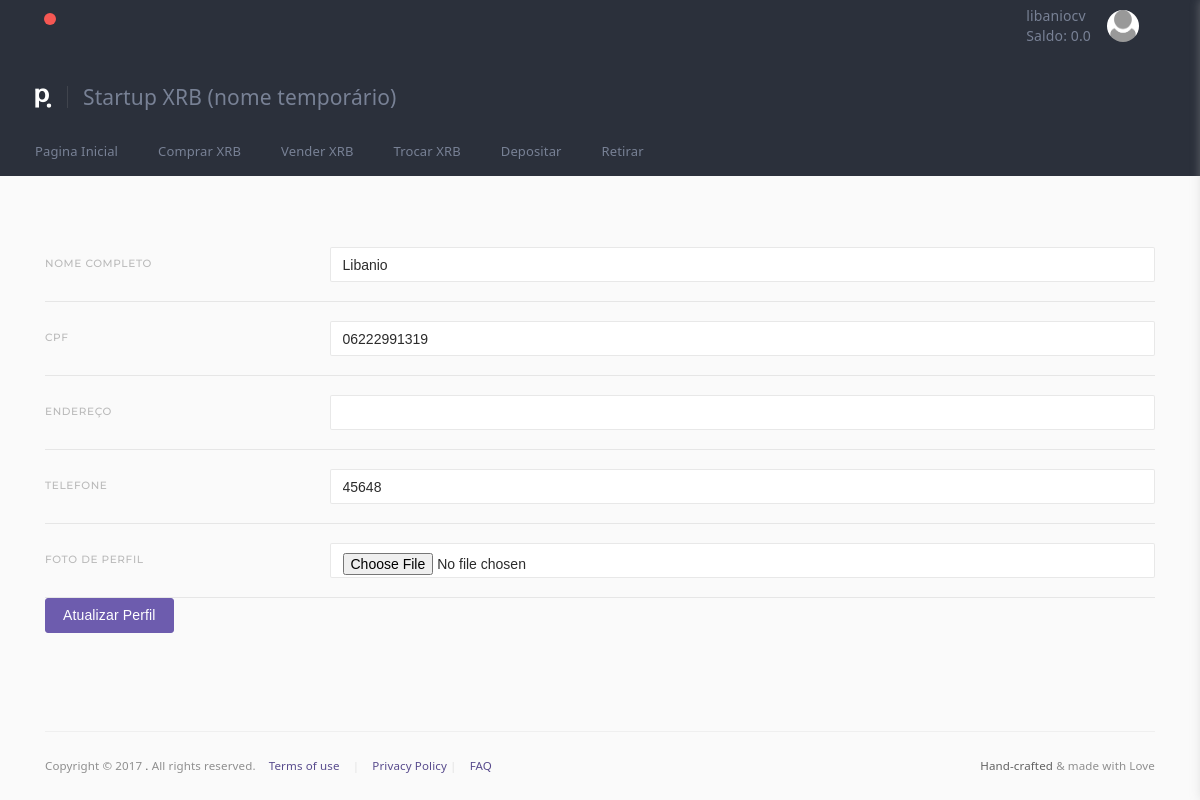
The app's page /perfil/ (signed in), older data.
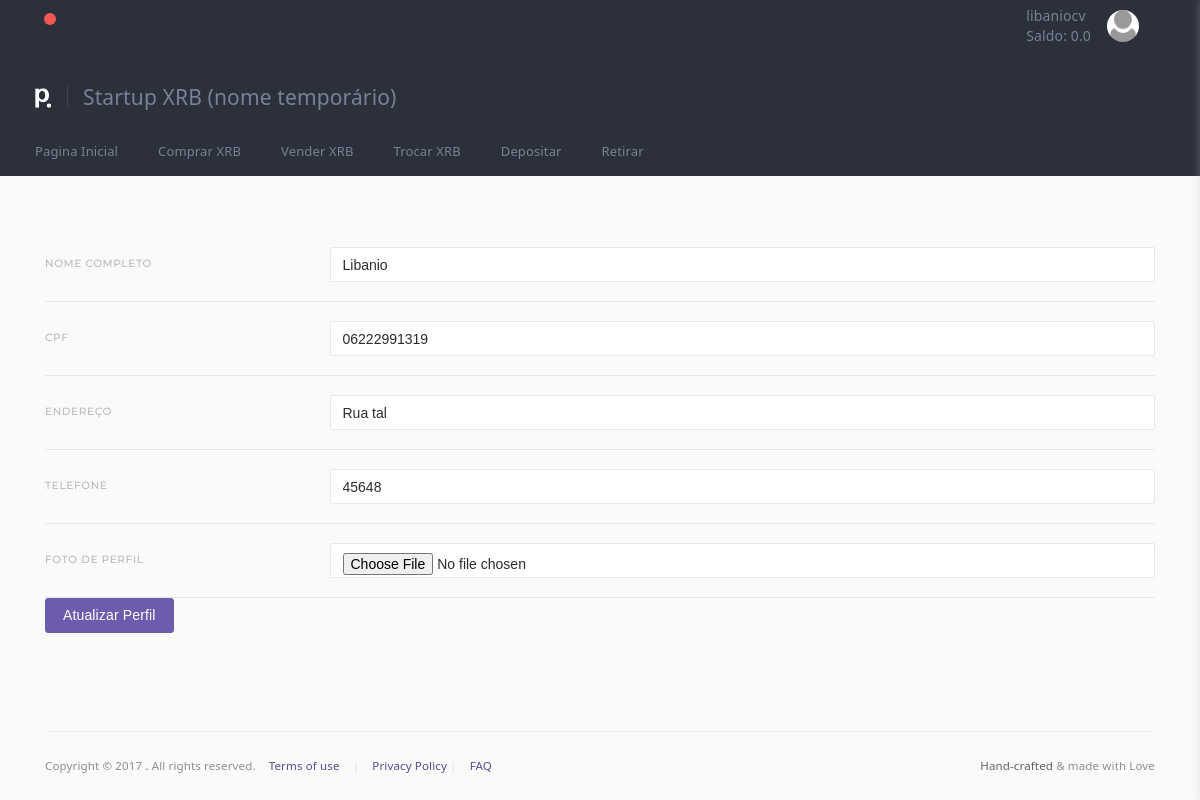
The same page, newer data.
### comprincipal/models.py (models this page shows)
class Cliente(models.Model):
    user = models.OneToOneField(User, on_delete=models.CASCADE)
    nome = models.CharField(max_length=200)
    cpf = models.CharField(max_length=11, unique=True)
    endereco = models.CharField(max_length=250)
    saldo = models.FloatField(default=0)
    carteira_xrb = models.CharField(max_length=250)
    telefone = models.CharField(max_length=250, unique=True)
    status_verificacao = models.CharField(max_length=200, choices=lista_status, default='NV')
    numero_transacoes = models.IntegerField(default=0)
    valor_transacoes = models.FloatField(default=0)
    reputacao = models.FloatField(default=0)
    login_email_token = models.CharField(max_length=50, default='Token')
    foto_perfil = models.ImageField(upload_to='perfil/', default='perfil/generico.png')

### comprincipal/views.py (the view)
# urls.py: url(r'perfil/$', views.verperfil, name='Perfil'),
def verperfil(request):
    erros = []
    u = []
    c = []
    if request.user.is_authenticated:
        u = User.objects.get(pk=request.user.id)
        try:
            c = models.Cliente.objects.get(user=u)
        except:
            return redirect('/cadastro/etapa2/')
        if request.method == 'POST':
            usuario = User.objects.get(pk=request.user.id)
            cliente = models.Cliente.objects.get(user=usuario)
            form = models.ClienteFormRegistro(request.POST)
            try:
                c.nome = request.POST.get("nome")
                c.save()
            except:
                erros.append("Nome invalido")
            try:
                c.cpf = request.POST.get("cpf")
                c.save()
            except:
                erros.append("CPF inválido ou já registrado")
            try:
                c.telefone = request.POST.get("telefone")
                c.save()
            except:
                erros.append("Número inválido ou já registrado")
            print(request.POST.get("foto_perfil"))
            print(len(request.FILES))
            if len(request.FILES) == 0:
                pass
            else:
                form = models.ClienteFormRegistro(request.POST, request.FILES)
                temp = request.FILES.get('foto_perfil')
                c.foto_perfil = temp
                c.save()
            try:
                c.endereco = request.POST.get("endereco")
                c.save()
            except:
                erros.append("Não foi possível mudar o endereço")
            return redirect('Perfil')
        else:
            form = models.ClienteFormRegistro()
            context = {
                'cliente': c,
                'form': form
            }
            return render(request, 'p_verperfil.html', context)
    else:
        return redirect('/login/')

### comprincipal/models.py
class ClienteFormRegistro(ModelForm):
    class Meta:
        model = Cliente
        fields = [
            'nome',
            'cpf',
            'endereco',
            'telefone',
            'foto_perfil'
        ]

### templates/p_verperfil.html (shortened to what this page needs)
{% extends "base.html" %}
{% block conteudo %}
    <form id="form-work" class="form-horizontal" role="form" autocomplete="off" novalidate="novalidate" method="post"
          action="{% url 'Perfil' %}" enctype="multipart/form-data">
        <br>
        <div class="form-group row">
            <label for="id_nome" class="col-md-3 control-label">Nome Completo</label>
            <div class="col-md-9">
                <input type="text" class="form-control" id="id_nome" value={{ cliente.nome }} name="nome" required
                       aria-required="true">
            </div>
        </div>
        <div class="form-group row">
            <label for="id_cpf" class="col-md-3 control-label">CPF</label>
            <div class="col-md-9">
                <input type="text" class="form-control" id="id_cpf" value={{ cliente.cpf }} name="cpf" required
                       aria-required="true" maxlength="11">
            </div>
        </div>
        <div class="form-group row">
            <label for="id_endereco" class="col-md-3 control-label">Endereço</label>
            <div class="col-md-9">
                <input type="text" class="form-control" id="id_endereco" value="{{ cliente.endereco }}" name="endereco"
                       required aria-required="true">
            </div>
        </div>
        <div class="form-group row">
            <label for="id_telefone" class="col-md-3 control-label">Telefone</label>
            <div class="col-md-9">
                <input type="text" class="form-control" id="id_telefone" value={{ cliente.telefone }} name="telefone"
                       required aria-required="true">
            </div>
        </div>
        <div class="form-group row">
            <label for="id_foto_perfil" class="col-md-3 control-label">Foto de Perfil</label>
            <div class="col-md-9">
                <input type="file" class="form-control" name="foto_perfil" id="id_foto_perfil" />
            </div>
        </div>
        <input class="btn btn-primary" type="submit" value="Atualizar Perfil"></input>
    </form>
{% endblock %}

### templates/base.html (shortened to what the changed rows need)
<!DOCTYPE html>
<html>
<head>
    <link href="/static/assets/plugins/pace/pace-theme-flash.css" rel="stylesheet" type="text/css"/>
    <link href="/static/assets/plugins/bootstrap/css/bootstrap.min.css" rel="stylesheet" type="text/css"/>
    <link href="/static/assets/plugins/font-awesome/css/font-awesome.css" rel="stylesheet" type="text/css"/>
    <link href="/static/assets/plugins/jquery-scrollbar/jquery.scrollbar.css" rel="stylesheet" type="text/css"
          media="screen"/>
    <link href="/static/assets/plugins/select2/css/select2.min.css" rel="stylesheet" type="text/css" media="screen"/>
    <link href="/static/assets/plugins/switchery/css/switchery.min.css" rel="stylesheet" type="text/css"
          media="screen"/>
    <link href="/static/pages/css/pages-icons.css" rel="stylesheet" type="text/css">
    <link class="main-stylesheet" href="/static/pages/css/pages.css" rel="stylesheet" type="text/css"/>
</head>
<body class="fixed-header horizontal-menu horizontal-app-menu ">
<div class="header">
    <div class="container">
        <div class="header-inner header-md-height">
            <div class="d-flex align-items-center">
                {% if user.is_authenticated %}
                    <div class="pull-left p-r-10 fs-14 font-heading hidden-md-down">
                        <span class="semi-bold">{{ user.username }}</span>
                        <br><span class="semi-bold">Saldo: {{ cliente.saldo }}</span>
                    </div>
                    <div class="dropdown pull-right sm-m-r-5">
                        <button class="profile-dropdown-toggle" type="button" data-toggle="dropdown"
                                aria-haspopup="true" aria-expanded="false">
                <span class="thumbnail-wrapper d32 circular inline">
                  <img src="/media/{{ cliente.foto_perfil }}" alt="" data-src="/media/{{ cliente.foto_perfil }}"
                       data-src-retina="/static/assets/img/profiles/avatar_small2x.jpg" width="32" height="32">
                  </span>
                        </button>
                    </div>
                {% else %}
                    <div class="pull-left p-r-10 fs-14 font-heading hidden-md-down">
                        <span class="semi-bold"><a href="/login/">Login </a> </span> <span class="semi-bold"><a
                            href="/cadastro/">Registrar</a> </span>
                    </div>
                {% endif %}
            </div>
        </div>
        <div class="header-inner justify-content-start header-lg-height title-bar">
            <h2 class="page-title align-self-end">
                Startup XRB (nome temporário)
            </h2>
        </div>
    </div>
</div>
<div class="page-container ">
    <div class="page-content-wrapper ">
        <div class="content ">
            <div class=" container    container-fixed-lg">
                {% block conteudo %}{% endblock %}
            </div>
        </div>
    </div>
</div>
</body>
</html>

Row changes from the older to the newer data that the page shows:
changed Cliente "Libanio": endereco (not shown) → "Rua tal"
